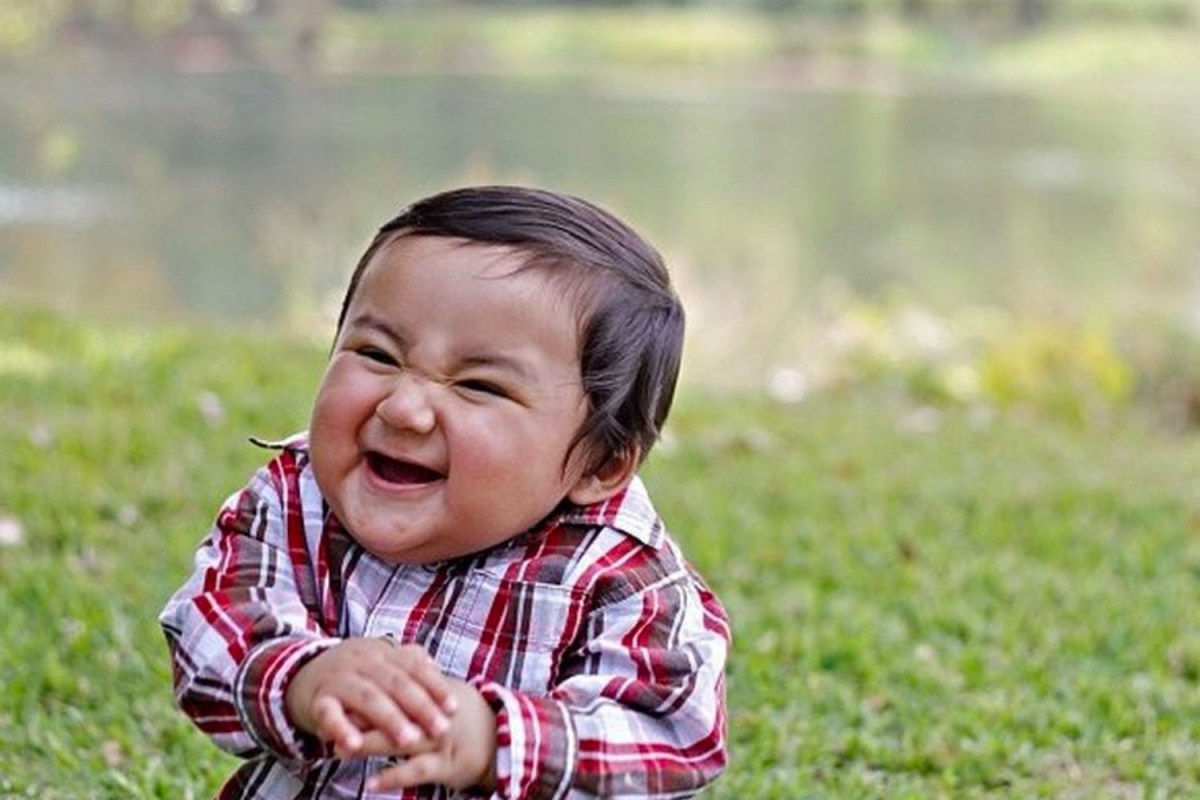
#> input picture aprendiendo_openCV/Evil-Toddler-Meme.jpeg, 1200 x 800 px
$ python rotacion_cortado.py
#> lines starting #> are read from the running program, lines starting #| are printed output that depends on the picture
import cv2
import numpy as np
import imutils

imagen = cv2.imread('Evil-Toddler-Meme.jpeg')
#> imagen is the input picture: shape (800, 1200, 3); mean B, G, R 127.2, 157.1, 161
ancho = imagen.shape[1] # Columnas
#> ancho = 1200
alto = imagen.shape[0] # Filas
#> alto = 800


# desplazomiento se necesita warpAffine
# matriz M es una matriz 2x3 done los utimos valore corresponse al desplazamiento en x y y (invertidos)
M = np.float32([[1,0,100],[0,1,150]])
# print(M)
imagenOut = cv2.warpAffine(imagen, M, (ancho, alto))
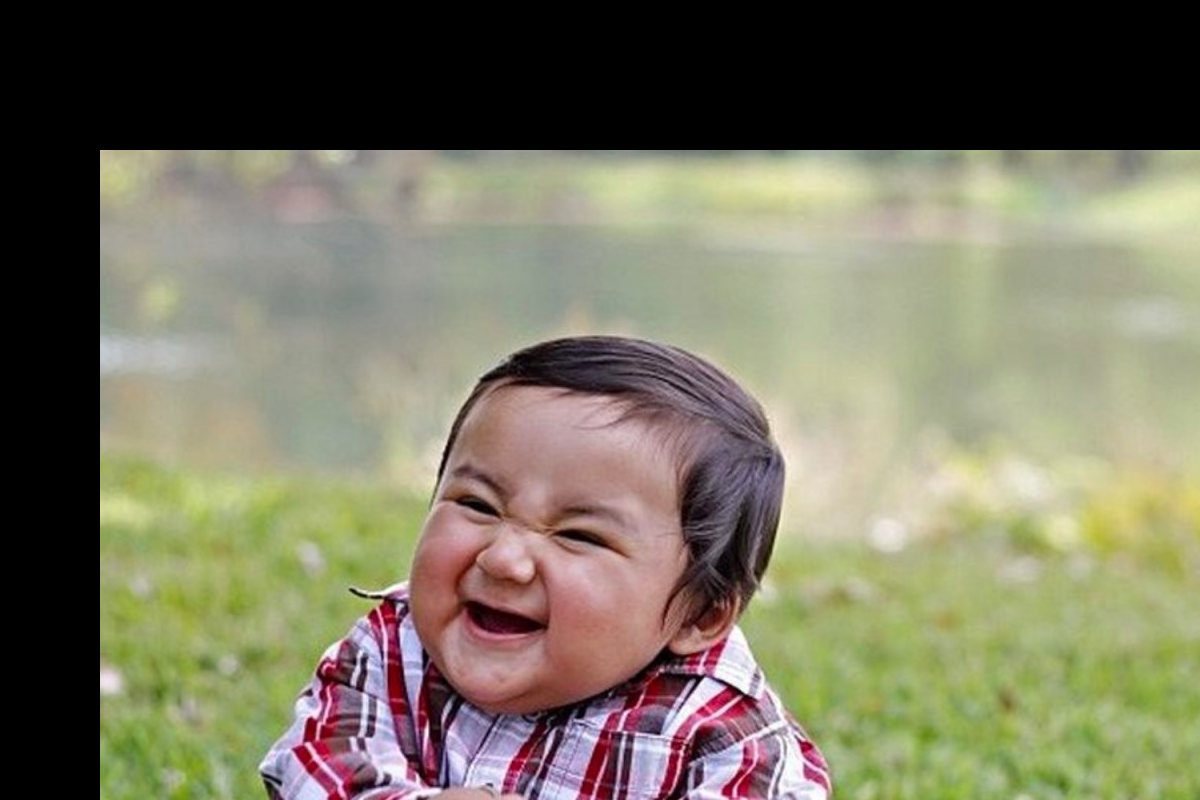
#> imagenOut: shape (800, 1200, 3); mean B, G, R 97.2, 118.4, 121.7


# rotacion de una imagen
Mr = cv2.getRotationMatrix2D((ancho // 2, alto // 2), 30, 1)
imagenRotada = cv2.warpAffine(imagen, Mr, (ancho, alto))
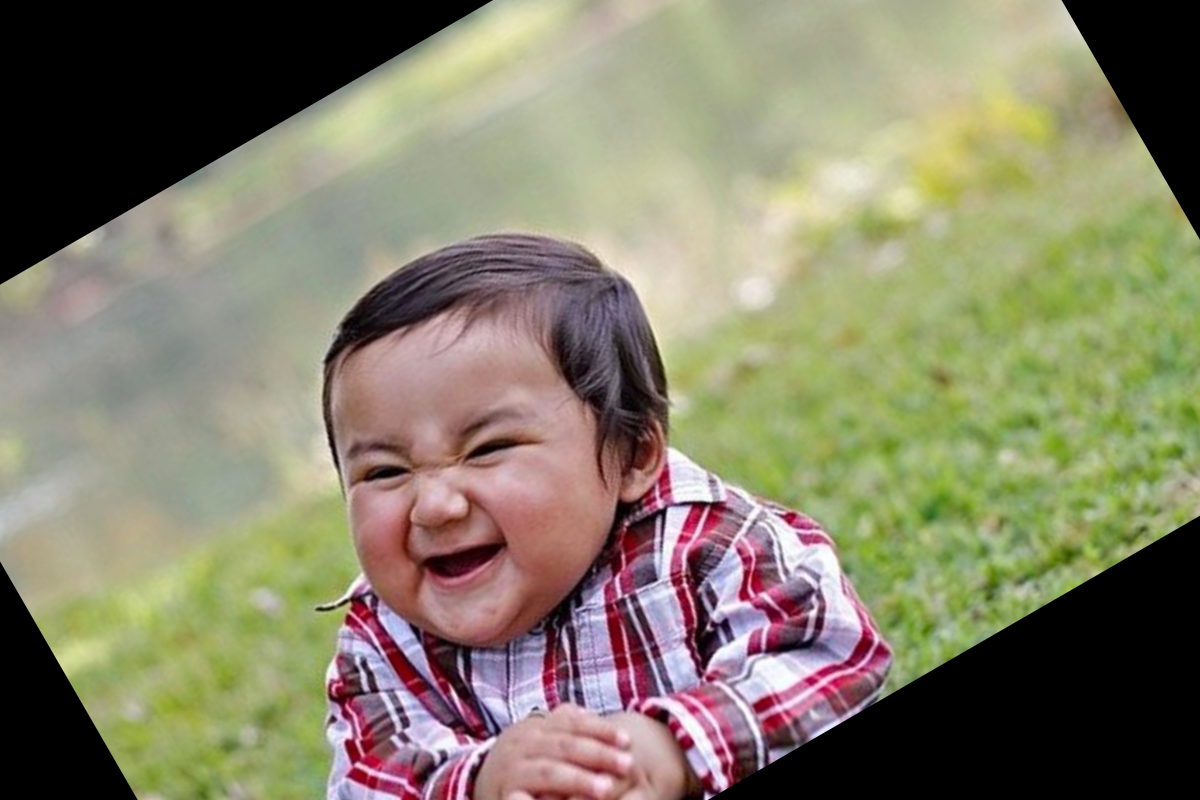
#> imagenRotada: shape (800, 1200, 3); mean B, G, R 104.6, 128.1, 132.8


# escalando una imagen
imagenEscalada = cv2.resize(imagen,(600, 300), interpolation=cv2.INTER_CUBIC)
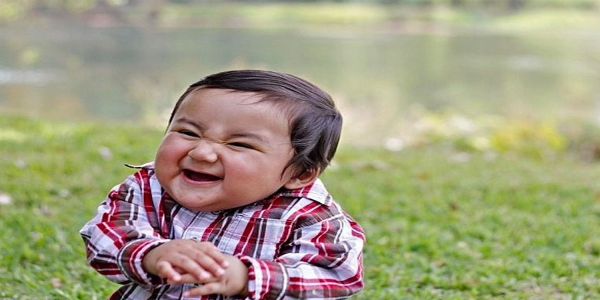
#> imagenEscalada: shape (300, 600, 3); mean B, G, R 127.2, 157.1, 161

# USANDO LA LIBRERIA IMUTILS LA FUNCION RESIZE
imageOut1 = imutils.resize(imagen,width=300)
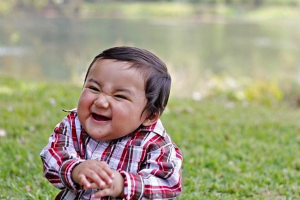
#> imageOut1: shape (200, 300, 3); mean B, G, R 127.2, 157.1, 161
imageOut2 = imutils.resize(imagen,height=300)

# recortando una imagen, como un array con nunpy

imageOut = imagen[100:220,280:480]
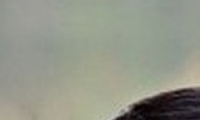
#> imageOut: shape (120, 200, 3); mean B, G, R 137.3, 150.3, 147


cv2.imshow('meme', imagen)
cv2.imshow('meme1', imageOut)
# [5 lines of commented-out code are left out]
cv2.waitKey(0)
cv2.destroyAllWindows()
